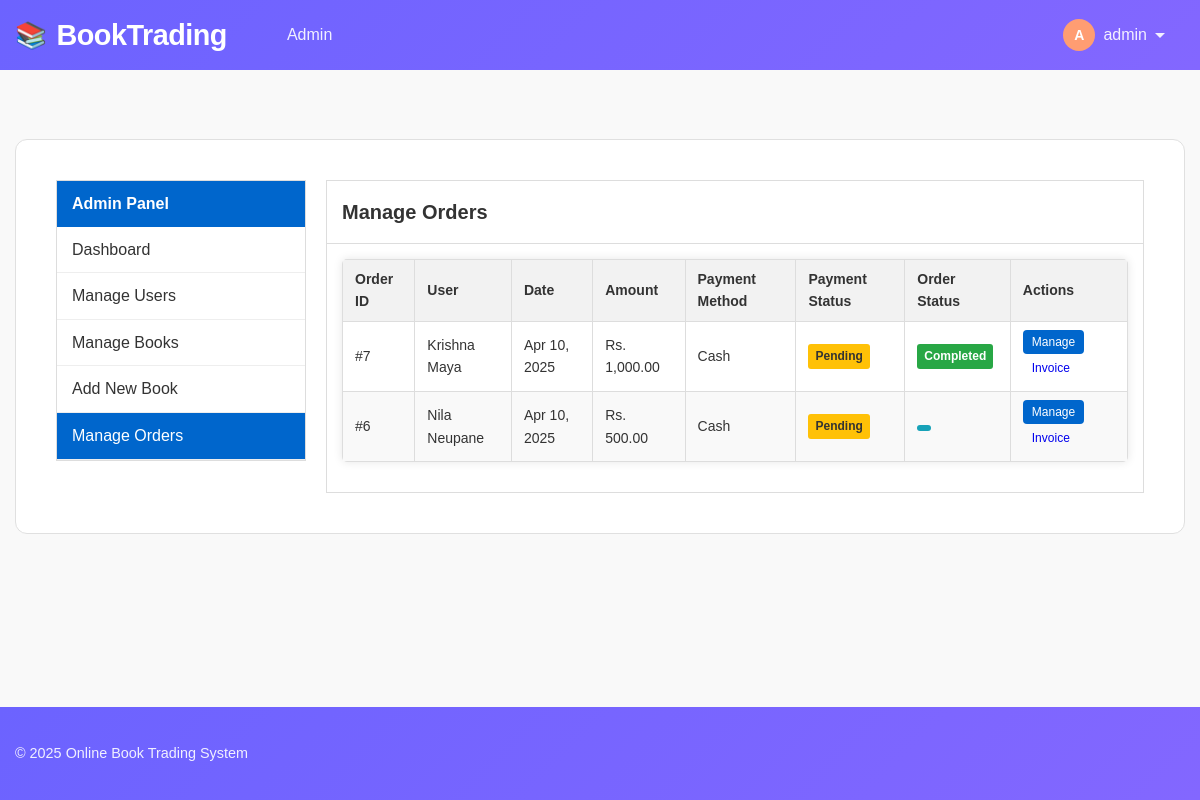
The app's page /admin/orders.php (signed in), older data.
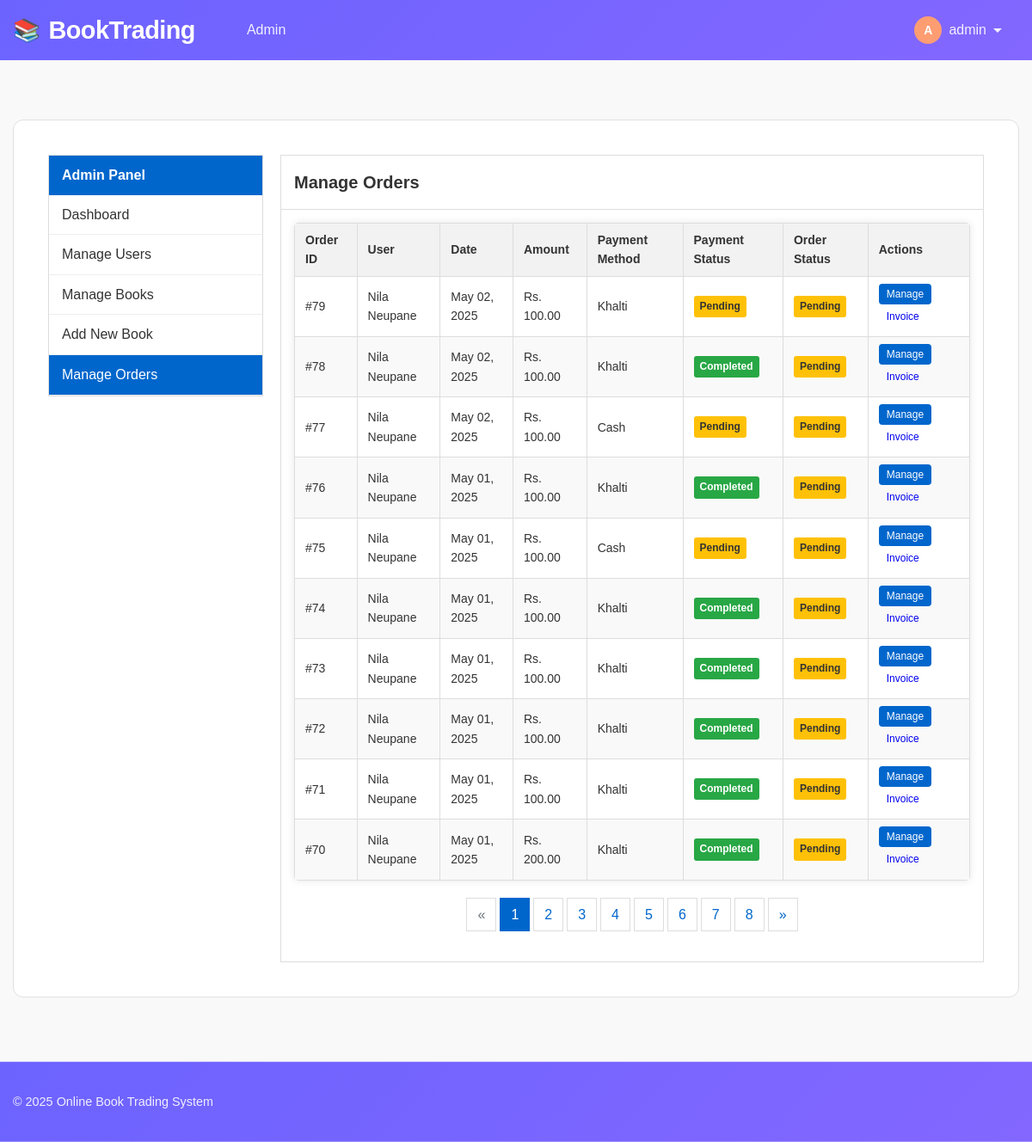
The same page, newer data.
### tables this page shows
CREATE TABLE `orders` (
  `id` int(11) NOT NULL,
  `purchase_order_id` varchar(255) DEFAULT NULL,
  `user_id` int(11) NOT NULL,
  `total_amount` decimal(10,2) NOT NULL,
  `payment_method` enum('cash','khalti') NOT NULL,
  `payment_status` enum('pending','completed','failed') DEFAULT 'pending',
  `status` enum('pending','processing','completed','cancelled') DEFAULT 'pending',
  `created_at` timestamp NOT NULL DEFAULT current_timestamp(),
  `transaction_id` varchar(255) DEFAULT NULL
);

CREATE TABLE `users` (
  `id` int(11) NOT NULL,
  `name` varchar(255) NOT NULL,
  `email` varchar(255) NOT NULL,
  `phone` varchar(20) NOT NULL,
  `password` varchar(255) NOT NULL,
  `address` text DEFAULT NULL,
  `is_admin` tinyint(1) DEFAULT 0,
  `created_at` timestamp NOT NULL DEFAULT current_timestamp()
);

### admin/orders.php (the view, shortened to what the changed rows need)
<?php
$relativePath = '../';
require_once $relativePath . 'includes/header.php';
$limit = 10;
$page = isset($_GET['page']) ? (int)$_GET['page'] : 1;
$offset = ($page - 1) * $limit;
$whereClause = "1=1";
$countQuery = "SELECT COUNT(*) as total FROM orders o WHERE $whereClause";
$countResult = mysqli_query($conn, $countQuery);
$totalOrders = mysqli_fetch_assoc($countResult)['total'];
$totalPages = ceil($totalOrders / $limit);
$query = "SELECT o.*, u.name as user_name FROM orders o
          JOIN users u ON o.user_id = u.id
          WHERE $whereClause
          ORDER BY o.created_at DESC
          LIMIT $offset, $limit";
$result = mysqli_query($conn, $query);
$orders = [];
while ($row = mysqli_fetch_assoc($result)) {
    $orders[] = $row;
}
?>
<div class="container">
    <div class="admin-layout">
        <div class="main-content">
            <div class="content-box">
                <div class="content-header">
                    <h2>Manage Orders</h2>
                </div>
                <div class="content-body">
                    <?php if (empty($orders)): ?>
                        <div class="alert alert-info">No orders found.</div>
                    <?php else: ?>
                        <div class="table-responsive">
                            <table class="orders-table">
                                <thead>
                                    <tr>
                                        <th>Order ID</th>
                                        <th>User</th>
                                        <th>Date</th>
                                        <th>Amount</th>
                                        <th>Payment Method</th>
                                        <th>Payment Status</th>
                                        <th>Order Status</th>
                                        <th>Actions</th>
                                    </tr>
                                </thead>
                                <tbody>
                                    <?php foreach ($orders as $order):
                                        $rowClass = '';
                                        if ($order['payment_method'] === 'cash' && $order['payment_status'] === 'pending') {
                                            $rowClass = 'cod-highlight';
                                        } elseif ($order['payment_method'] === 'cash' && $order['payment_status'] === 'completed' && $order['status'] === 'completed') {
                                            $rowClass = 'cod-completed';
                                        }
                                    ?>
                                        <tr class="<?php echo $rowClass; ?>">
                                            <td>#<?php echo $order['id']; ?></td>
                                            <td><?php echo htmlspecialchars($order['user_name']); ?></td>
                                            <td><?php echo date('M d, Y', strtotime($order['created_at'])); ?></td>
                                            <td>Rs. <?php echo number_format($order['total_amount'], 2); ?></td>
                                            <td><?php echo ucfirst(htmlspecialchars($order['payment_method'])); ?></td>
                                            <td>
                                                <span class="badge badge-<?php echo $order['payment_status'] === 'completed' ? 'success' : ($order['payment_status'] === 'pending' ? 'warning' : 'danger'); ?>">
                                                    <?php echo ucfirst($order['payment_status']); ?>
                                                </span>
                                            </td>
                                            <td>
                                                <span class="badge badge-<?php echo $order['status'] === 'completed' ? 'success' : ($order['status'] === 'pending' ? 'warning' : ($order['status'] === 'cancelled' ? 'danger' : 'info')); ?>">
                                                    <?php echo ucfirst($order['status']); ?>
                                                </span>
                                            </td>
                                            <td>
                                                <div class="action-btns">
                                                    <button type="button" class="btn btn-primary btn-sm" onclick="openModal('orderModal<?php echo $order['id']; ?>')">
                                                        Manage
                                                    </button>
                                                    <a href="<?php echo $relativePath; ?>invoice.php?id=<?php echo $order['id']; ?>" class="btn btn-sm invoice-btn">
                                                        Invoice
                                                    </a>
                                                </div>
                                            </td>
                                        </tr>
                                    <?php endforeach; ?>
                                </tbody>
                            </table>
                        </div>
                        <?php if ($totalPages > 1): ?>
                            <ul class="pagination">
                                <li class="<?php echo $page <= 1 ? 'disabled' : ''; ?>">
                                    <a href="?page=<?php echo $page-1; ?>">&laquo;</a>
                                </li>
                                <?php for ($i = 1; $i <= $totalPages; $i++): ?>
                                    <li class="<?php echo $i === $page ? 'active' : ''; ?>">
                                        <a href="?page=<?php echo $i; ?>"><?php echo $i; ?></a>
                                    </li>
                                <?php endfor; ?>
                                <li class="<?php echo $page >= $totalPages ? 'disabled' : ''; ?>">
                                    <a href="?page=<?php echo $page+1; ?>">&raquo;</a>
                                </li>
                            </ul>
                        <?php endif; ?>
                    <?php endif; ?>
                </div>
            </div>
        </div>
    </div>
</div>
<?php require_once $relativePath . 'includes/footer.php'; ?>

Row changes from the older to the newer data that the page shows:
no longer on this page (row unchanged): orders: id "7", user.name "Krishna Maya", created_at "Apr 10, 2025", total_amount "1,000.00", payment_method "Cash", payment_status "Pending", status "Completed"
no longer on this page (row edited): orders: id "6", user.name "Nila Neupane", created_at "Apr 10, 2025", total_amount "500.00", payment_method "Cash", payment_status "Pending"
added orders: id "79", user.name "Nila Neupane", created_at "May 02, 2025", total_amount "100.00", payment_method "Khalti", payment_status "Pending", status "Pending"
added orders: id "78", user.name "Nila Neupane", created_at "May 02, 2025", total_amount "100.00", payment_method "Khalti", payment_status "Completed", status "Pending"
added orders: id "77", user.name "Nila Neupane", created_at "May 02, 2025", total_amount "100.00", payment_method "Cash", payment_status "Pending", status "Pending"
added orders: id "76", user.name "Nila Neupane", created_at "May 01, 2025", total_amount "100.00", payment_method "Khalti", payment_status "Completed", status "Pending"
added orders: id "75", user.name "Nila Neupane", created_at "May 01, 2025", total_amount "100.00", payment_method "Cash", payment_status "Pending", status "Pending"
added orders: id "74", user.name "Nila Neupane", created_at "May 01, 2025", total_amount "100.00", payment_method "Khalti", payment_status "Completed", status "Pending"
added orders: id "73", user.name "Nila Neupane", created_at "May 01, 2025", total_amount "100.00", payment_method "Khalti", payment_status "Completed", status "Pending"
added orders: id "72", user.name "Nila Neupane", created_at "May 01, 2025", total_amount "100.00", payment_method "Khalti", payment_status "Completed", status "Pending"
added orders: id "71", user.name "Nila Neupane", created_at "May 01, 2025", total_amount "100.00", payment_method "Khalti", payment_status "Completed", status "Pending"
added orders: id "70", user.name "Nila Neupane", created_at "May 01, 2025", total_amount "200.00", payment_method "Khalti", payment_status "Completed", status "Pending"
Text that changed along with them:
new list line: "1"
new list line: "2"
new list line: "3"
new list line: "4"
new list line: "5"
new list line: "6"
new list line: "7"
new list line: "8"
